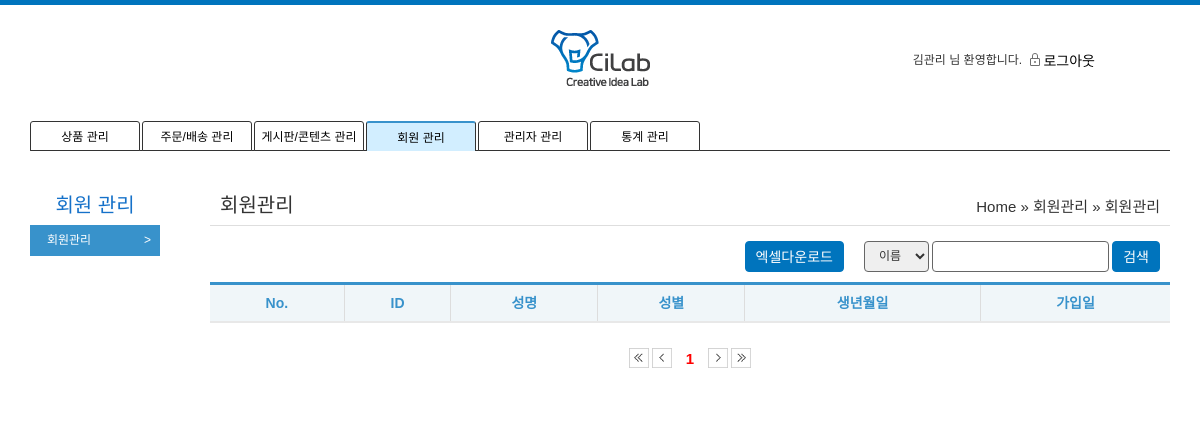
Before: /admin/um/list.php (signed in) with the older database file.
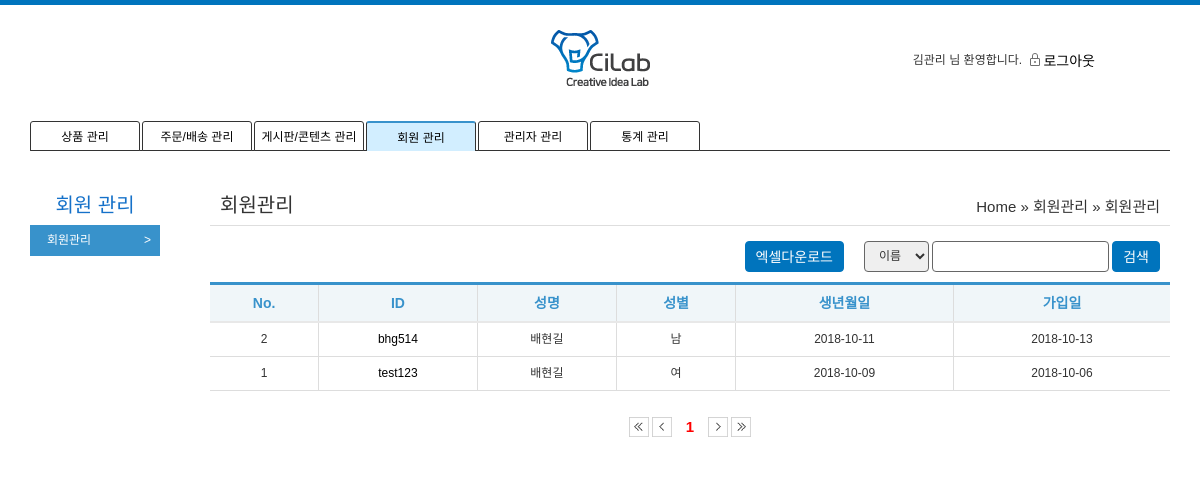
After: the same page with the newer database file.
### tables this page shows
CREATE TABLE IF NOT EXISTS `tb_user` (
  `pk_no` int(11) NOT NULL AUTO_INCREMENT,
  `fd_id` varchar(50) DEFAULT NULL,
  `fd_pw` varchar(100) DEFAULT NULL,
  `fd_name` varchar(50) DEFAULT NULL,
  `fd_hp` varchar(50) DEFAULT NULL,
  `fd_mail` varchar(50) DEFAULT NULL,
  `fd_zip` varchar(50) DEFAULT NULL,
  `fd_address1` varchar(50) DEFAULT NULL,
  `fd_address2` varchar(50) DEFAULT NULL,
  `fd_reception` char(1) DEFAULT NULL,
  `fd_date` date DEFAULT NULL,
  `fd_gender` char(1) DEFAULT NULL,
  `fd_birthday` date DEFAULT NULL,
  `fd_type` char(1) DEFAULT 'u',
  PRIMARY KEY (`pk_no`)
);

### admin/um/list.php (the view, shortened to what this page needs)
<?php
	include '../admin_header.php';
	include './side.php';
	include_once("../../common.php");
	$page = $_GET['page'] ?? 1;
	$search = $_GET['search'] ?? '';
	$query_string = $_SERVER['QUERY_STRING'];
	$query_arr = explode('&', $query_string);
	$query_string ="";
	foreach ($query_arr as $query) {
		$query_sp = explode('=', $query);
		if($query_sp[0]!='page'){
			$query_string .= $query."&";
		}
	}
?>
<section class="container">
	<div>
		<div class="admin_title">회원관리</div>
		<div class="admin_position">Home  » 회원관리 » 회원관리</div>
		<hr class="garo" style="display: block;">
	</div>
	<div class="search_div">
		<select id="search_select">
			<option value="order_number">이름</option>
		</select>
		<input type="text" id="search_input">
		<a class="btn type05" id="user_search_btn">검색</a>
	</div>
	<div class="btn_div">
		<a class="btn type05" href="../data_download.php?type1=user">엑셀다운로드</a>
	</div>
	<table class="list-table">
		<thead class="admin_list">
			<tr>
				<th scope="col" class="thead_th">No.</th>
				<th scope="col" class="thead_th">ID</th>
				<th scope="col" class="thead_th">성명</th>
				<th scope="col" class="thead_th">성별</th>
				<th scope="col" class="thead_th">생년월일</th>
				<th scope="col" class="thead_th">가입일</th>
			</tr>
		</thead>
		<tbody>
				<?php
					$result = while_get_user_list($page,$search,"tb_user");
					while ($r = mysqli_fetch_array($result)) {
				?>
			<tr>
				<td class="tbody_td"><?= $r['row']?></td>
				<td class="tbody_td"><a href="detail.php?no=<?=$r["pk_no"]?>"><?= $r['fd_id']?></a></td>
				<td class="tbody_td"><?=$r['fd_name']?></td>
				<td class="tbody_td"><?php if($r['fd_gender']=='m') echo '남';else echo '여';?></td>
				<td class="tbody_td"><?=$r['fd_birthday']?></td>
				<td class="tbody_td"><?=$r['fd_date']?></td>
			</tr>
			<?php
				}
			?>
		</tbody>
	</table>
	<div class="page_nav">
		<a href="?<?=$query_string?>page=1">
			<img src="/images/icon/btn_first.png" alt="pre" id="first_img" class="page_nav_btn">
		</a>
		<a href="?<?=$query_string?>page=<?php if($page>1){ echo $page-1;}else{ echo '1';} ?>">
			<img src="/images/icon/btn_prev.png" alt="pre" id="prev_img" class="page_nav_btn" >
		</a>
		<?php
			$total_count = user_count($search);
			$page_info = make_page($page,$total_count,$query_string,10);
		?>
		<a href="?<?=$query_string?>page=<?php if($page<$page_info[0]){ echo $page+1;}else{ echo $page_info[1];} ?>">
			<img src="/images/icon/btn_next.png" alt="pre" id="next_img" class="page_nav_btn">
		</a>
		<a href="?<?=$query_string?>page=<?=$page_info[0]?>">
			<img src="/images/icon/btn_last.png" alt="pre" id="last_img" class="page_nav_btn">
		</a>
	</div>
</section>
</body>
</html>

### common.php (shortened to what this page needs)
<?php
	include_once('config/db_config.php');
	$mysqli = new mysqli($host, $user, $pw, $dbName);
    function make_page($page,$total_count,$query_string,$count){
    	if($page%$count==1)
			$start_num = $page;
		else
			$start_num = (ceil($page/$count)-1)*$count+1;
		$total_count = $total_count[0];
		if($total_count == 0 ) $total_count = 1;
		$page_size = $count+$start_num-1;
		$total_page = ceil($total_count/$count);
		if($page_size>$total_page){
			$for_end = $total_page;
		}else{
			$for_end = $page_size;
		};
		for($i=$start_num; $i<=$for_end;$i++){
			if ($page ==$i){
				echo "<a class = 'page_num on'>".$i."</a>";
			}else{
				echo "<a href='?".$query_string."page=".$i."' class = 'page_nav_btn page_num'>".$i."</a>";
			}
		}
		return [$total_page,$for_end];
    }
	function query_send($query){
		global $mysqli;
		return mysqli_query($mysqli, $query);
	}
	function while_get_user_list($start_num,$search,$table){
		$start_num = ($start_num-1)*10;
		$query = 'select @ROWNUM := @ROWNUM + 1 AS row, n.* from '.$table.' n, (SELECT @ROWNUM := 0) R where fd_name like "%'.$search.'%" order by row desc limit '.$start_num.', 10';
		$result = query_send($query);
		return $result;
	}
	function user_count($search){
		$table = 'tb_user';
		$query = "select count(*) from ".$table." where fd_name like '%".$search."%' ";
		$result = query_send($query);
		$count = mysqli_fetch_array($result);
		return $count;
	}
?>

Changed rows visible on the page:
added tb_user: row "2", fd "bhg514", fd_name "배현길", fd_gender "남", fd_birthday "2018-10-11", fd_date "2018-10-13"
added tb_user: row "1", fd "test123", fd_name "배현길", fd_gender "여", fd_birthday "2018-10-09", fd_date "2018-10-06"
